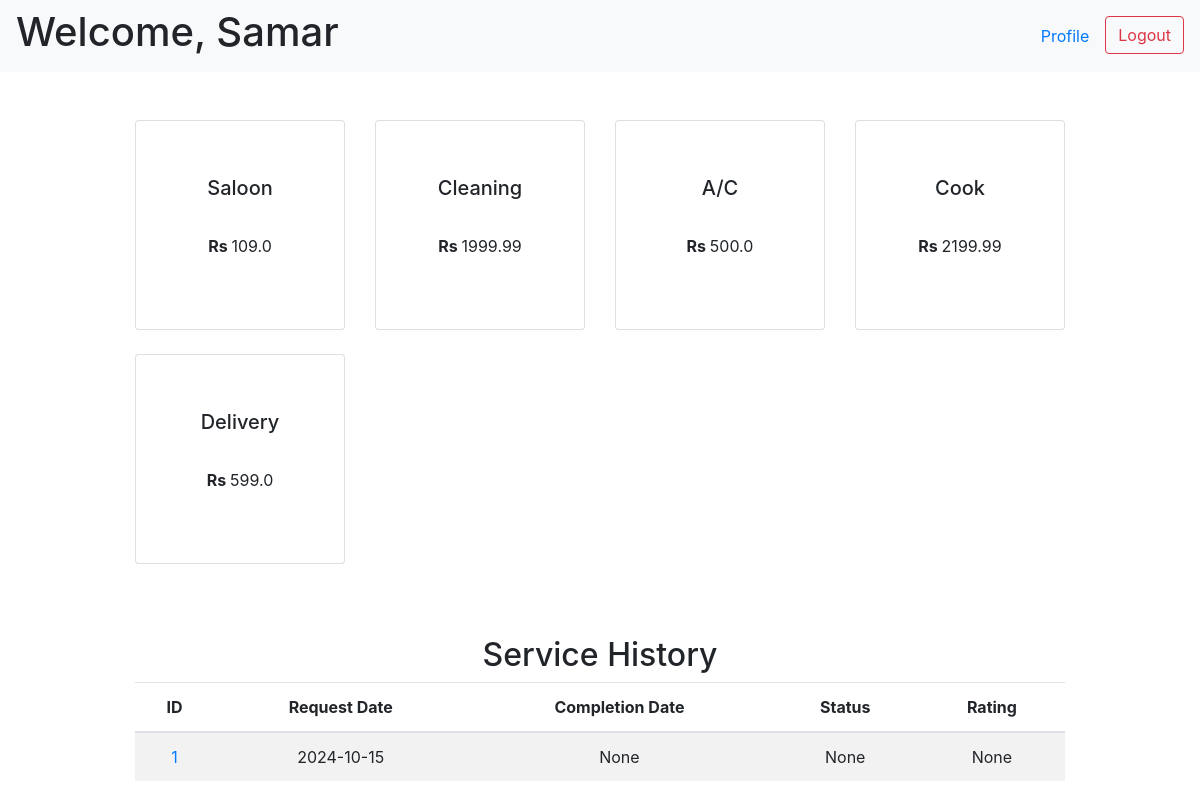
/customer (signed in), run on an earlier commit of the app's database.
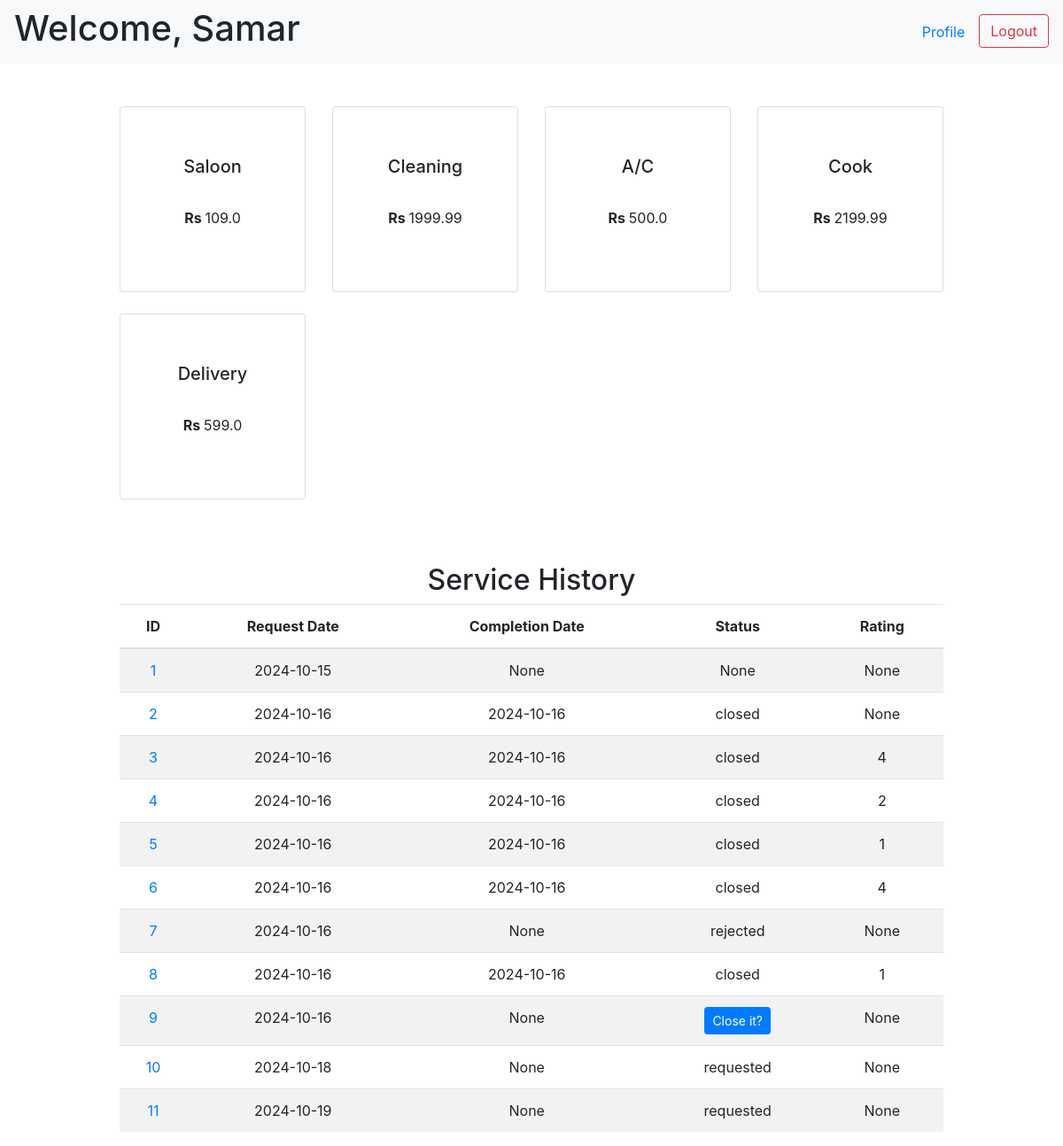
And on a later commit of the database.
### tables this page shows
CREATE TABLE "services" (
    "id" INTEGER,
    "name" TEXT NOT NULL UNIQUE,
    "description" TEXT NOT NULL,
    "price" REAL NOT NULL,
    PRIMARY KEY("id")
);

CREATE TABLE "service_requests" (
    "id" INTEGER,
    "service_id" INTEGER NOT NULL,
    "customer_id" INTEGER NOT NULL,
    "professional_id" INTEGER NOT NULL,
    "date_of_request" DATETIME DEFAULT CURRENT_TIMESTAMP,
    "date_of_completion" DATETIME,
    "status" TEXT DEFAULT 'requested' CHECK("status" in ('requested', 'accepted', 'rejected', 'closed')),
    "rating" INTEGER,
    "remarks" TEXT,
    PRIMARY KEY("id"),
    FOREIGN KEY("service_id") REFERENCES "services"("id") ON DELETE CASCADE,
    FOREIGN KEY("customer_id") REFERENCES "customers"("id") ON DELETE CASCADE,
    FOREIGN KEY("professional_id") REFERENCES "professionals"("id") ON DELETE CASCADE
);

### app.py (the view, shortened to what this page needs)
@app.route("/customer", methods=["GET", "POST"])
def customer_homepage():
    if "username" in session and "password" in session:
        customer = helper.fetch_customer(email=session["username"],
                                        password=session["password"])
        if customer and customer['status'] == 'active':
            services = helper.fetch_services()
            service_requests = helper.fetch_service_req(customer_id=session['username'])
            return render_template("customer.html", customer=customer, services=services,
                                requests=service_requests, packages=None)
        elif customer and customer['status'] == 'block':
            flash("You are currently blocked!", 'error')
            return redirect(url_for("login"))
        else:
            flash("Invalid credentials", 'error')
            return redirect(url_for("login"))
    else:
        flash("Invalid credentials", 'error')
        return redirect(url_for("login"))

### app.py (called while the page is built)
@app.after_request
def add_header(response):
    response.headers['Cache-Control'] = 'no-store, no-cache, must-revalidate, post-check=0, pre-check=0, max-age=0'
    response.headers['Pragma'] = 'no-cache'
    response.headers['Expires'] = '-1'
    return response

### helper.py (called while the page is built)
def get_db():
    connection = sqlite3.connect("database.db")
    connection.execute("PRAGMA foreign_keys = ON")
    connection.row_factory = sqlite3.Row
    return connection

def fetch_customer(email, password):
    with get_db() as connection:
        db = connection.cursor()
        return db.execute("SELECT * FROM customers WHERE email = ? AND password = ?",
                (email, password)).fetchone()

def fetch_services():
    with get_db() as connection:
        db = connection.cursor()
        return db.execute("SELECT * FROM services").fetchall()

### templates/customer.html (shortened to what this page needs)
<!DOCTYPE html>
<html lang="en">
<head>
    <link rel="stylesheet" href="https://cdn.jsdelivr.net/npm/bootstrap@4.0.0/dist/css/bootstrap.min.css">
</head>
<body>
    <nav class="navbar navbar-expand-lg navbar-light bg-light">
        <h1>Welcome, {{ customer["fname"] }}</h1>
        <ul class="nav ml-auto">
            <li class="nav-item">
                <a class="nav-link" href="" data-toggle="modal"
                    data-target="#customerModal{{ customer['id'] }}">Profile</a>
            </li>
            <li>
                <form action="/logout" class="d-inline">
                    <button type="submit" class="btn btn-outline-danger">Logout</button>
                </form>
            </li>
        </ul>
    </nav>
    <div class="container mt-5">
        <div class="row">
            {% for service in services %}
            <div class="col-md-3 mb-4">
                <form method="POST" action="/customer">
                    <button type="submit" class="card-link" style="border:none; background:none; padding:0;">
                        <div class="card square-card">
                            <div class="card-body">
                                <h5 class="card-title">{{ service['name'] }}</h5>
                                <p><strong>Rs </strong>{{ service['price'] }}</p>
                            </div>
                        </div>
                    </button>
                </form>
            </div>
            {% endfor %}
        </div>
    </div>
    <div class="container mt-5 text-center">
        <h2>Service History</h2>
        <div class="table-responsive">
            <table class="table table-striped">
                <thead>
                    <tr>
                        <th>ID</th>
                        <th>Request Date</th>
                        <th>Completion Date</th>
                        <th>Status</th>
                        <th>Rating</th>
                    </tr>
                </thead>
                <tbody>
                    {% for request in requests %}
                    <tr>
                        <td>
                            <a href="" data-toggle="modal"
                                data-target="#requestInfoModal{{ request['id'] }}">
                                {{ request['id'] }}</a>
                        </td>
                        <td>{{ request['request_date'] }}</td>
                        <td>{{ request['completion_date'] }}</td>
                        <td>
                            {% if request['status'] == 'accepted' %}
                            <button type="button" class="btn btn-primary btn-sm" data-toggle="modal" data-target="#closeServiceModal{{ request['id'] }}">
                                Close it?
                            </button>
                            {% else %}
                                {{ request['status'] }}
                            {% endif %}
                        </td>
                        <td>{{ request['rating'] }}</td>
                    </tr>
                    {% endfor %}
                </tbody>
            </table>
        </div>
    </div>
</body>
</html>

What changed in the data, as far as the page shows it:
added service_requests: id "2", request_date "2024-10-16", completion_date "2024-10-16", status "closed", rating "None"
added service_requests: id "3", request_date "2024-10-16", completion_date "2024-10-16", status "closed", rating "4"
added service_requests: id "4", request_date "2024-10-16", completion_date "2024-10-16", status "closed", rating "2"
added service_requests: id "5", request_date "2024-10-16", completion_date "2024-10-16", status "closed", rating "1"
added service_requests: id "6", request_date "2024-10-16", completion_date "2024-10-16", status "closed", rating "4"
added service_requests: id "7", request_date "2024-10-16", completion_date "None", status "rejected", rating "None"
added service_requests: id "8", request_date "2024-10-16", completion_date "2024-10-16", status "closed", rating "1"
added service_requests: id "9", request_date "2024-10-16", completion_date "None", rating "None"
added service_requests: id "10", request_date "2024-10-18", completion_date "None", status "requested", rating "None"
added service_requests: id "11", request_date "2024-10-19", completion_date "None", status "requested", rating "None"
